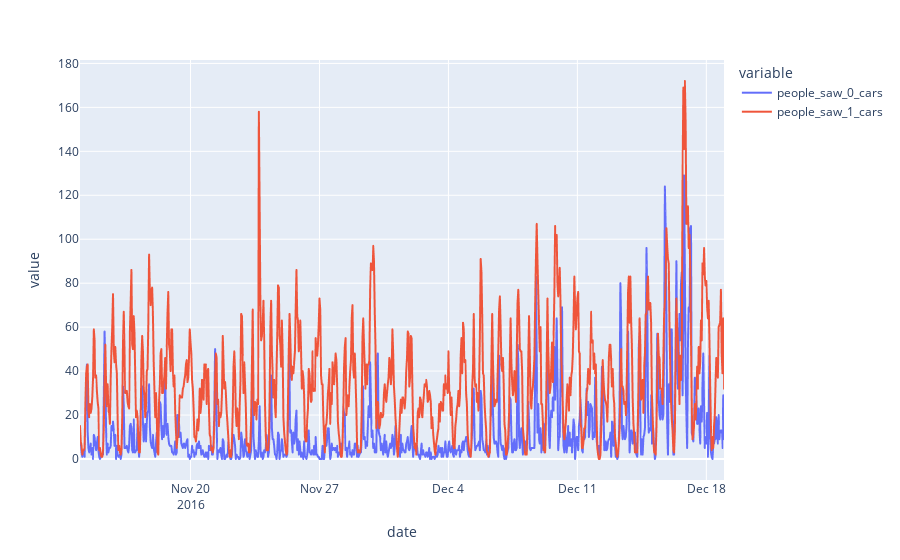

Write notebook code for a chart like this one.
### Code cell
#historical demand data plot
fig = px.line(demand_data.toPandas(),
              x = "date",
              y = ['people_saw_0_cars','people_saw_1_cars']
             )
fig.show()

### Figure 1 — Plotly figure (JSON) as saved in the notebook; plotly's stock layout.template omitted (floating-point values rounded to 4 significant figures; data arrays with more than 128 entries replaced by an {"elided": "..."} marker saying what was removed)
{"data": [{"hovertemplate": "variable=people_saw_0_cars<br>date=%{x}<br>value=%{y}<extra></extra>", "legendgroup": "people_saw_0_cars", "line": {"color": "#636efa", "dash": "solid"}, "marker": {"symbol": "circle"}, "mode": "lines", "name": "people_saw_0_cars", "showlegend": true, "type": "scattergl", "x": {"elided": "839 str values"}, "xaxis": "x", "y": {"elided": "839 int values"}, "yaxis": "y"}, {"hovertemplate": "variable=people_saw_1_cars<br>date=%{x}<br>value=%{y}<extra></extra>", "legendgroup": "people_saw_1_cars", "line": {"color": "#EF553B", "dash": "solid"}, "marker": {"symbol": "circle"}, "mode": "lines", "name": "people_saw_1_cars", "showlegend": true, "type": "scattergl", "x": {"elided": "839 str values"}, "xaxis": "x", "y": {"elided": "839 int values"}, "yaxis": "y"}], "layout": {"legend": {"title": {"text": "variable"}, "tracegroupgap": 0}, "margin": {"t": 60}, "xaxis": {"anchor": "y", "domain": [0, 1], "title": {"text": "date"}}, "yaxis": {"anchor": "x", "domain": [0, 1], "title": {"text": "value"}}}}
